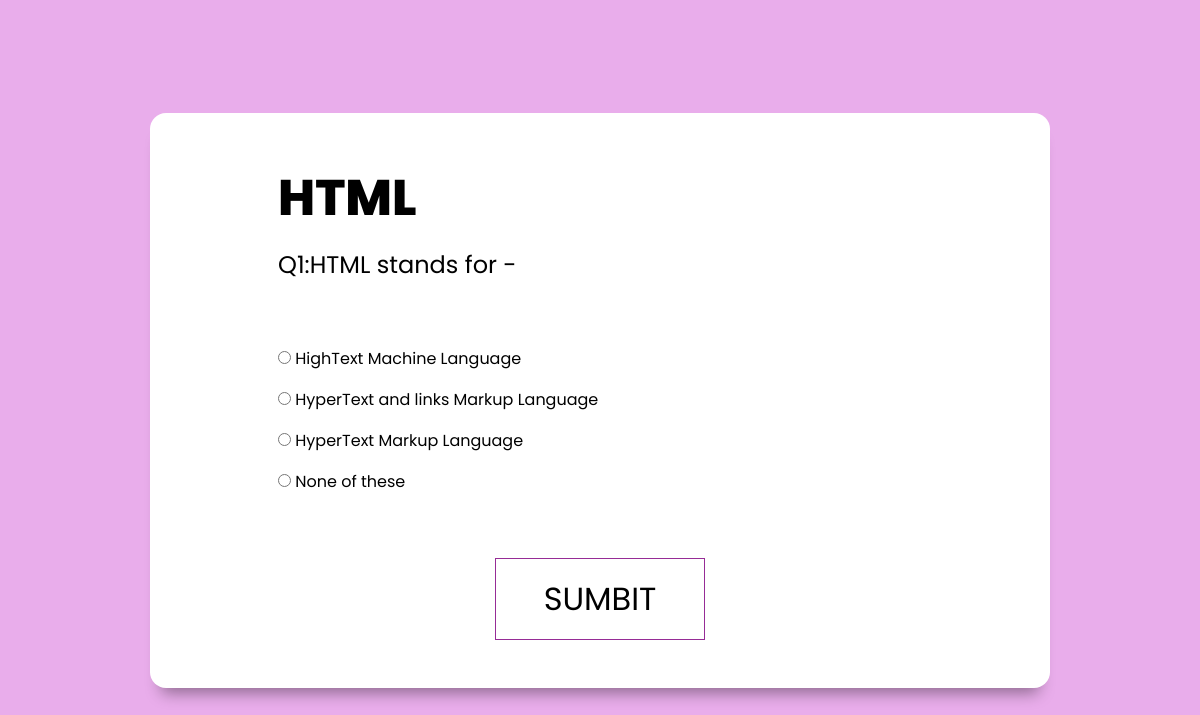
The page /mainhtml.php?n=1 on the database its author committed.
### tables this page shows
CREATE TABLE `htmlquestions` (
  `qid` int(11) NOT NULL,
  `question` varchar(255) NOT NULL
);

CREATE TABLE `htmlanswers` (
  `ans_id` int(255) NOT NULL,
  `answer` varchar(255) NOT NULL,
  `is_correct` int(255) NOT NULL,
  `ans_options` int(255) NOT NULL
);

### mainhtml.php (the view, shortened to what this page needs)
<?php
include 'mainconnection.php';
$number=$_GET['n'];
$ques_number="SELECT * FROM htmlquestions WHERE qid=$number";
$result=mysqli_query($conquiz,$ques_number);
$question=mysqli_fetch_assoc($result);
$ans_options="SELECT * FROM htmlanswers WHERE ans_options=$number";
$choices=mysqli_query($conquiz,$ans_options);
?>
<!DOCTYPE html>
<html lang="en">
<head>
    <link rel="stylesheet" href="css/styleque.css">
</head>
<body>
    <div class="main-div">
        <div class="inner-div">
            <form action="markshtml.php" method="post" id="form">
            <header>
                <div class="title">HTML</div>
            </header>
            <h2 class="question">
                    <?php echo $question['question']?>
                </h2>
                <ul>
            <?php while($rows=mysqli_fetch_assoc($choices))
            {?>
                    <li>
                    <input type="radio" name="choice" value="<?php echo $rows['ans_id']?>"id="ans1" class="answer">
                    <label for="ans1" id="option1"> <?php echo $rows['answer']?></label>
                    </li>
                </ul>
            <?php }?>
        <input type="submit" id="sumbit" value="SUMBIT" name="sumbit">
        </form>
        </div>
    </div>
</body>
</html>

### css/styleque.css (style rules this page uses)
* { margin: 0; padding: 0; box-sizing: border-box; font-family: 'Josefin Sans', sans-serif; font-family: 'Poppins', sans-serif; }
.main-div { width: 100vw; height: 100vh; display: flex; align-items: center; justify-content: center; flex-direction: column; background-color: hsl(298, 61%, 80%); }
.inner-div { width: 900px; background-color: #fff; padding: 3rem 8rem; border-radius:1rem; box-shadow: 0 1rem 1rem -0.7rem rgba(0,0,0,0.4); }
.inner-div h2 { font-size: 1.5rem; font-weight: 400; margin: 1rem 0 4rem 0; }
.inner-div li { font-size: 1rem; margin-top: 1rem; list-style: none; }
#sumbit { padding: 1rem 3rem; font-size: 2rem; font-weight: 400; display: block; margin: auto; color: black; background-color: transparent; border: 1px solid #962c96; margin-top: 4rem; cursor: pointer; }
.title { font-size: 50px; font-weight: 800; }
.inner-div header { position: relative; display: flex; height: 70px; justify-content: space-between; }

### rows shown on the page
htmlquestions: question "Q1:HTML stands for -"
htmlanswers: answer "HighText Machine Language"
htmlanswers: answer "HyperText and links Markup Language"
htmlanswers: answer "HyperText Markup Language"
htmlanswers: answer "None of these"
